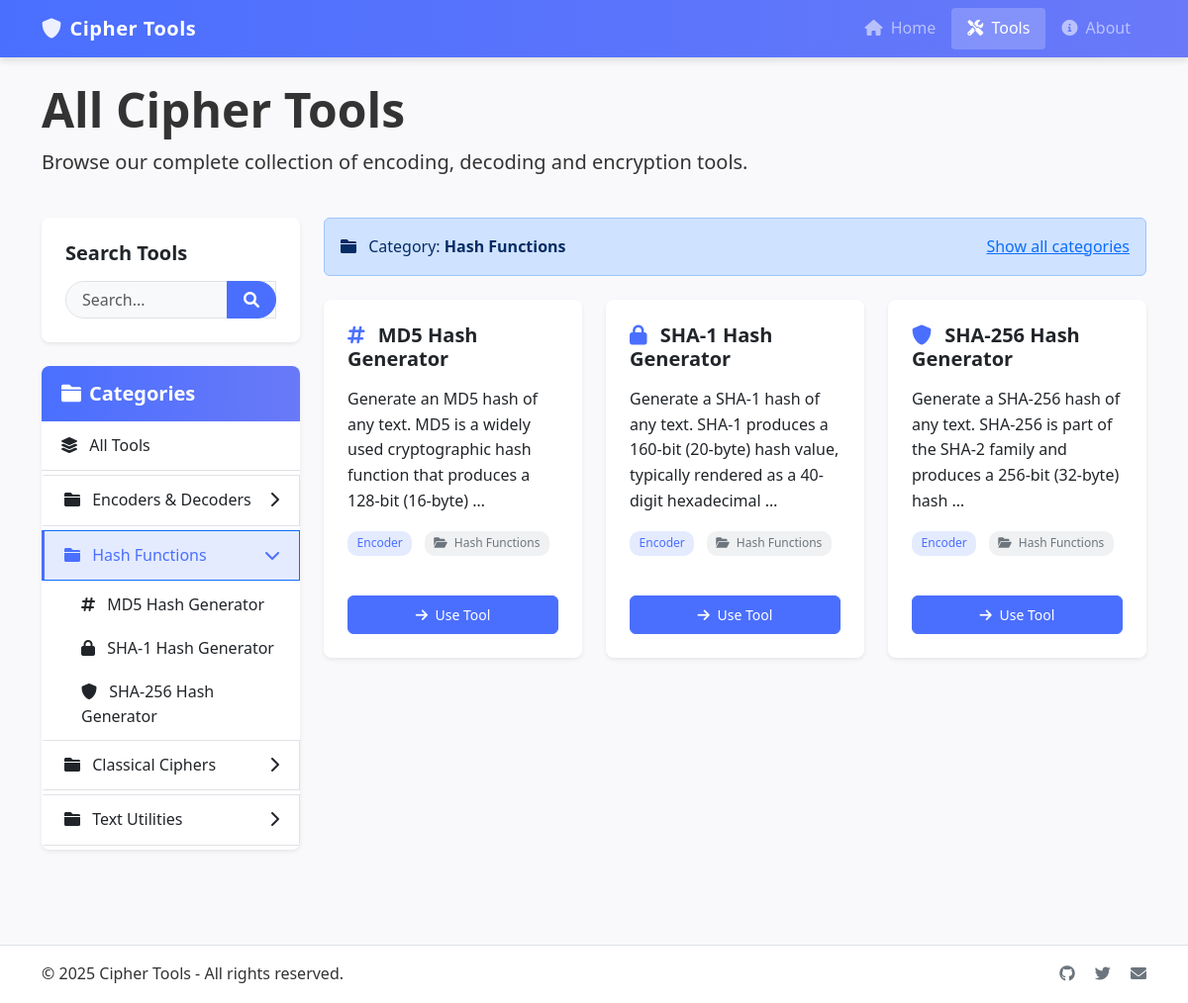
Screenshot of /tools/?category=hash-functions with the database file from the repository.
### tools/models.py (models this page shows, shortened)
class Category(models.Model):
    name = models.CharField(max_length=100)
    slug = models.SlugField(unique=True, blank=True)
    description = models.TextField(blank=True)
    order = models.IntegerField(default=0)
    class Meta:
        verbose_name_plural = "Categories"
        ordering = ['order', 'name']

class CipherTool(models.Model):
    name = models.CharField(max_length=100)
    slug = models.SlugField(unique=True, blank=True)
    description = models.TextField()
    tool_type_choices = [
        ('encode', 'Encoder'),
        ('decode', 'Decoder'),
        ('both', 'Encoder/Decoder')
    ]
    tool_type = models.CharField(max_length=10, choices=tool_type_choices, default='both')
    category = models.ForeignKey(Category, on_delete=models.SET_NULL, null=True, related_name='tools')
    icon = models.CharField(max_length=50, default='fa-tools')  # Font Awesome icon class
    order = models.IntegerField(default=0)
    created_at = models.DateTimeField(auto_now_add=True)
    def get_absolute_url(self):
        return reverse('tool_detail', kwargs={'slug': self.slug})
    class Meta:
        ordering = ['order', 'name']

### tools/views.py (the view)
# urls.py: path('tools/', views.ToolsListView.as_view(), name='tools_list'),
class ToolsListView(ListView):
    model = CipherTool
    template_name = 'tools/tools_list.html'
    context_object_name = 'tools'
    def get_queryset(self):
        queryset = CipherTool.objects.all()
        category_slug = self.request.GET.get('category')
        if category_slug:
            queryset = queryset.filter(category__slug=category_slug)
        search_query = self.request.GET.get('q')
        if search_query:
            queryset = queryset.filter(
                Q(name__icontains=search_query) |
                Q(description__icontains=search_query)
            )
        return queryset
    def get_context_data(self, **kwargs):
        context = super().get_context_data(**kwargs)
        context['categories'] = Category.objects.all()
        context['search_query'] = self.request.GET.get('q', '')
        category_slug = self.request.GET.get('category')
        if category_slug:
            context['selected_category'] = get_object_or_404(Category, slug=category_slug)
        return context

### templates/tools/tools_list.html (shortened to what this page needs)
{% extends 'base.html' %}
{% block content %}
<div class="row mb-4">
    <div class="col-12">
        <h1 class="display-5 fw-bold">All Cipher Tools</h1>
        <p class="lead">Browse our complete collection of encoding, decoding and encryption tools.</p>
    </div>
</div>
<div class="row">
    <div class="col-md-3 mb-4">
        <div class="card mb-4 search-box">
            <div class="card-body">
                <h5 class="card-title">Search Tools</h5>
                <form action="{% url 'tools_list' %}" method="get" class="mt-3 position-relative">
                    <div class="input-group">
                        <input type="text" name="q" class="form-control" placeholder="Search..." value="{{ search_query }}">
                        <button class="btn btn-primary" type="submit">
                            <i class="fas fa-search"></i>
                        </button>
                    </div>
                </form>
            </div>
        </div>
        <div class="card category-sidebar">
            <div class="card-header bg-primary text-white">
                <h5 class="card-title mb-0"><i class="fas fa-folder me-2"></i>Categories</h5>
            </div>
            <div class="card-body p-0">
                <div class="list-group list-group-flush">
                    <a href="{% url 'tools_list' %}" class="list-group-item category-header {% if not selected_category %}active{% endif %}">
                        <i class="fas fa-layer-group me-2"></i> All Tools
                    </a>
                    {% for category in categories %}
                    <div>
                        <div class="list-group-item category-header {% if selected_category.slug == category.slug %}active{% endif %}"
                             data-target="#category-{{ category.slug }}">
                            <i class="fas fa-folder me-2"></i>
                            {{ category.name }}
                            <i class="fas fa-chevron-{% if selected_category.slug == category.slug %}down{% else %}right{% endif %} float-end mt-1"></i>
                        </div>
                        <div class="collapse {% if selected_category.slug == category.slug %}show{% endif %}" id="category-{{ category.slug }}">
                            <div class="category-items">
                                {% for tool in category.tools.all %}
                                <div class="category-item">
                                    <a href="{{ tool.get_absolute_url }}">
                                        <i class="fas {{ tool.icon }} me-2"></i> {{ tool.name }}
                                    </a>
                                </div>
                                {% endfor %}
                            </div>
                        </div>
                    </div>
                    {% endfor %}
                </div>
            </div>
        </div>
    </div>
    <div class="col-md-9">
        {% if selected_category %}
        <div class="alert alert-primary mb-4">
            <i class="fas fa-folder me-2"></i> Category: <strong>{{ selected_category.name }}</strong>
            <a href="{% if search_query %}{% url 'tools_list' %}?q={{ search_query }}{% else %}{% url 'tools_list' %}{% endif %}" class="float-end">Show all categories</a>
        </div>
        {% endif %}
        <div class="row row-cols-1 row-cols-md-2 row-cols-lg-3 g-4">
            {% for tool in tools %}
            <div class="col">
                <div class="card h-100 shadow-sm tool-card">
                    <div class="card-body">
                        <h5 class="card-title">
                            <i class="fas {{ tool.icon }} me-2"></i>
                            {{ tool.name }}
                        </h5>
                        <p class="card-text">{{ tool.description|truncatewords:20 }}</p>
                        <div class="mb-3">
                            <span class="badge bg-primary">{{ tool.get_tool_type_display }}</span>
                            {% if tool.category %}
                            <span class="badge bg-secondary">
                                <i class="fas fa-folder-open me-1"></i> {{ tool.category.name }}
                            </span>
                            {% endif %}
                        </div>
                    </div>
                    <div class="card-footer">
                        <a href="{{ tool.get_absolute_url }}" class="btn btn-sm btn-primary w-100">
                            <i class="fas fa-arrow-right me-1"></i> Use Tool
                        </a>
                    </div>
                </div>
            </div>
            {% endfor %}
        </div>
    </div>
</div>
{% endblock %}

### static/css/modern.css (style rules this page uses)
:root { --primary: #4a6fff; --primary-light: #e4ebff; --secondary: #6c757d; --success: #28a745; --info: #17a2b8; --warning: #ffc107; --danger: #dc3545; --light: #f8f9fa; --dark: #343a40; --gray-100: #f8f9fa; --gray-200: #e9ecef; --gray-300: #dee2e6; --gray-800: #343a40; --shadow-sm: 0 2px 4px rgba(0, 0, 0, 0.075); --shadow: 0 4px 6px rgba(0, 0, 0, 0.1); --shadow-lg: 0 10px 15px rgba(0, 0, 0, 0.1); --transition: all 0.3s ease; --border-radius: 0.5rem; }
body { font-family: 'Segoe UI', Tahoma, Geneva, Verdana, sans-serif; background-color: #f9f9fc; color: #333; line-height: 1.6; }
.card { border-radius: var(--border-radius); border: none; box-shadow: var(--shadow-sm); transition: var(--transition); overflow: hidden; }
.card .card-title { font-weight: 600; margin-bottom: 1rem; }
.card .card-body { padding: 1.5rem; }
.card .card-header { padding: 1rem 1.5rem; font-weight: 600; }
.card .card-header.bg-primary { background: linear-gradient(to right, var(--primary), #6979f8) !important; }
.btn { border-radius: 0.375rem; padding: 0.5rem 1.25rem; font-weight: 500; transition: var(--transition); }
.btn-primary { background-color: var(--primary); border-color: var(--primary); }
.badge { font-weight: 500; padding: 0.4rem 0.6rem; border-radius: 10px; margin-right: 0.5rem; }
.badge.bg-primary { background-color: var(--primary-light) !important; color: var(--primary); border: none; }
.badge.bg-secondary { background-color: #f0f1f2 !important; color: var(--secondary); border: none; }
.category-sidebar { background-color: white; border-radius: var(--border-radius); box-shadow: var(--shadow-sm); }
.category-sidebar .card-header { border-bottom: none; padding: 1rem 1.25rem; }
.category-header { cursor: pointer; padding: 0.75rem 1.25rem; background-color: white; border-left: 3px solid transparent; margin-bottom: 0.25rem; font-weight: 500; transition: var(--transition); border-radius: 0; }
.category-header.active { background-color: var(--primary-light); border-left-color: var(--primary); color: var(--primary); }
.category-items { padding-left: 1.5rem; }
.category-item { padding: 0.5rem 1rem; margin-bottom: 0.125rem; border-radius: 4px; transition: var(--transition); }
.category-item a { color: inherit; text-decoration: none; display: block; }
.search-box { margin-bottom: 1.5rem; }
.search-box .form-control { border-radius: 20px; padding-left: 1rem; padding-right: 3rem; border: 1px solid var(--gray-300); background-color: var(--gray-100); }
.search-box .btn { position: absolute; right: 0; top: 0; border-radius: 0 20px 20px 0; padding: 0.375rem 1rem; }
.tool-card { height: 100%; display: flex; flex-direction: column; }
.tool-card .card-title i { color: var(--primary); }
.tool-card .card-body { flex: 1; display: flex; flex-direction: column; }
.tool-card .card-text { flex: 1; margin-bottom: 1rem; }
.tool-card .card-footer { background-color: transparent; border-top: none; padding: 0 1.5rem 1.5rem; }

### rows the page displays
Category: name "Encoders & Decoders"
Category: name "Hash Functions"
CipherTool: name "MD5 Hash Generator", description "Generate an MD5 hash of any text. MD5 is a widely used cryptographic hash function that produces a 128-bit (16-byte) …", tool_type "Encoder", category.name "Hash Functions"
CipherTool: name "SHA-1 Hash Generator", description "Generate a SHA-1 hash of any text. SHA-1 produces a 160-bit (20-byte) hash value, typically rendered as a 40-digit hexadecimal …", tool_type "Encoder", category.name "Hash Functions"
CipherTool: name "SHA-256 Hash Generator", description "Generate a SHA-256 hash of any text. SHA-256 is part of the SHA-2 family and produces a 256-bit (32-byte) hash …", tool_type "Encoder", category.name "Hash Functions"
Category: name "Classical Ciphers"
Category: name "Text Utilities"
